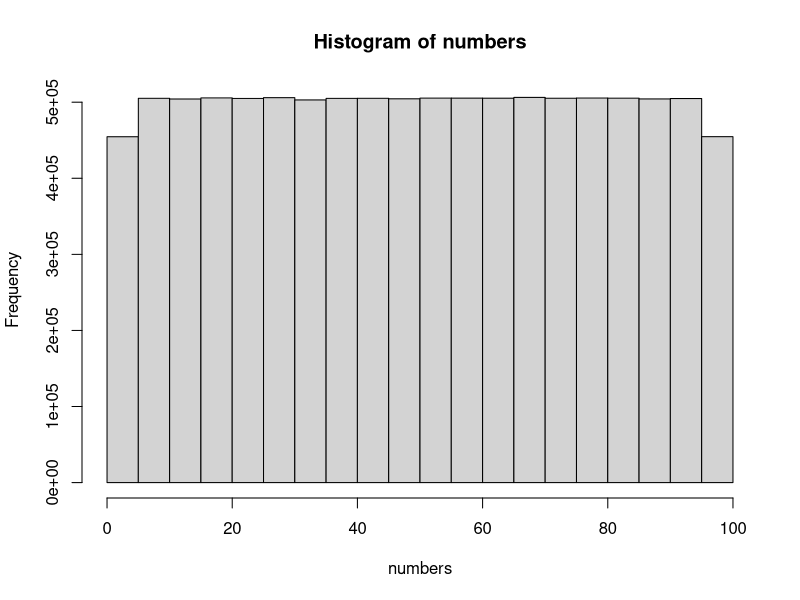

Here is the R script that generated this plot: (Note: this script raises an error after producing the figure.)
# ------------------------------------------------------------------------------
# Guessing Game Exercise
# ------------------------------------------------------------------------------
# October 2021
# Pete Arnold
# ------------------------------------------------------------------------------

# Step 0. Display something so we know we are working.
print("Hello, world!")

# Step 1. Think of a number.
# Generate a random number between 1 and 100 (inclusive). There are other
# solutions, for example, n <- as.integer(runif(1) * 100).
# This is a function call that gets 1 number in the range 1 to 100 from a
# uniform distribution (we'll cover that later).
number <- runif(1, 1, 100)
# But we should only allow whole numbers as decimals would be hard to guess
# exactly, so we round 'number' to zero decimal place and save the value back to
# 'number'.
number <- round(number, 0)

# We can, in fact, do this is one step.
number <- round(runif(1, 1, 100), 0)

# ------------------------------------------------------------------------------

# How shall we check that this is correct?
# Make n large and see the statistics of the values are saying.
# It is good practice to put numbers that might vary in named variables.

# Define a large number.
count <- 10000000
# Get that many numbers - this will be a long list called numbers.
numbers <- round(runif(count, 1, 100), 0)
# We can plot a histogram of those numbers to see if it looks right.
hist(numbers)
# We can do the basic descriptive statistics and see if they look right.
summary(numbers)

# ------------------------------------------------------------------------------

# And, as they are numbers, we can write some code to check them for us.
# Here we have textual data, Min. and Max., which we indicate is text by placing
# quotes around them (they are referred to as strings (of characters)).
# The square brackets []allow us to access a paricular data entry in a list.
# The 'if' statement reads like it is written and will run the first section of
# code if the check on the 'if' line is TRUE and the second if it is FALSE.
check <- summary(numbers)
if ((check['Min.'] == 1) & (check['Max.'] == 100)) {
    print("Number range is OK.")
} else {
    print("Number range is not as intended!")
}

# ------------------------------------------------------------------------------

# 2. Get the user to make a guess.

guess <- readline(prompt="Enter a number:")

# ------------------------------------------------------------------------------

# 3. How do we check that we have a number?
# Convert the entered string to a number - as.numeric() will do this and, if the
# string is not a number it will return NA.
guess <- as.numeric(guess)

# Now all we need to do is check if the guess is NA. If not, it must be a
# number. If it is NA, we'll stop and print out a message to tell the user.
# This kind of checking is done with an 'if' statement - if the contents of the
# brackets after the if are TRUE, the next section is run. If FALSE, it is
# skipped.
if (is.na(guess)){
    stop("That guess was not a number!\n")
}

# ------------------------------------------------------------------------------

# 4. How do we check if the guess matches the number?
# 4.1
if (guess == number){
    print("You guessed correctly!")
}
# 4.2
if (guess == number){
    print("You guessed correctly!")
} else {
    print("You guessed wrong!")
}
# 4.3
have_guessed <- guess == number
if (have_guessed == TRUE){
    print("You guessed correctly!")
} else {
    print("You guessed wrong!")
}

# ------------------------------------------------------------------------------

# 5. Do it again - use a loop - one with for, one with while and one with
# repeat.

# This is all the one-guess code.
number <- runif(1, 1, 100)
number <- round(number, 0)
guess <- readline(prompt="Enter a number:")
guess <- as.numeric(guess)
if (is.na(guess)){
    stop("That guess was not a number!\n")
}
have_guessed <- guess == number
if (have_guessed == TRUE){
    print("You guessed correctly!")
} else {
    print("You guessed wrong!")
}

# This is the for-loop code.
number <- runif(1, 1, 100)
number <- round(number, 0)
attempts <- 0
steps <- 10
for (step in 1: steps){
    guess <- readline(prompt="Enter a number:")
    guess <- as.numeric(guess)
    if (is.na(guess)){
        stop("That guess was not a number!\n")
    }
    have_guessed <- guess == number
    attempts <- attempts + 1
    if (have_guessed == TRUE){
        print("You guessed correctly!")
        break
    } else {
        print("You guessed wrong!")
    }
}

# This is the while-loop code.
number <- runif(1, 1, 100)
number <- round(number, 0)
attempts <- 0
have_guessed <- FALSE
while(have_guessed == FALSE){
    guess <- readline(prompt="Enter a number:")
    guess <- as.numeric(guess)
    if (is.na(guess)){
        stop("That guess was not a number!\n")
    }
    have_guessed <- guess == number
    attempts <- attempts + 1
    if (have_guessed == TRUE){
        print("You guessed correctly!")
    } else {
        print("You guessed wrong!")
    }
}

# This is the repeat-loop code.
number <- runif(1, 1, 100)
number <- round(number, 0)
attempts <- 0
repeat{
    guess <- readline(prompt="Enter a number:")
    guess <- as.numeric(guess)
    if (is.na(guess)){
        stop("That guess was not a number!\n")
    }
    have_guessed <- guess == number
    attempts <- attempts + 1
    if (have_guessed == TRUE){
        print("You guessed correctly!")
        break
    } else {
        print("You guessed wrong!")
    }
}

# ------------------------------------------------------------------------------

# 7. Messing with the code.
# 7.1 Improving the messages.
# This is the repeat-loop code.
number <- runif(1, 1, 100)
number <- round(number, 0)
attempts <- 0
repeat{
    guess_string <- readline(prompt="Enter a number:")
    guess <- as.numeric(guess_string)
    if (is.na(guess)){
        stop(paste("That guess (", guess_string, ") was not a number!\n"))
    }
    have_guessed <- guess == number
    attempts <- attempts + 1
    if (have_guessed == TRUE){
        cat("You guessed correctly, it was", number, "!\n")
        cat("You took", attempts, "goes to guess.\n")
        break
    } else {
        cat("You guessed wrong, it wasn't", guess, "!\n")
    }
}

# 7.2 Improve the error handling.
number <- runif(1, 1, 100)
number <- round(number, 0)
attempts <- 0
repeat{
    guess_string <- readline(prompt="Enter a number:")
    guess <- as.numeric(guess_string)
    if (is.na(guess)){
        cat("That guess (", guess_string, ") was not a number!\n")
        next
    }
    have_guessed <- guess == number
    attempts <- attempts + 1
    if (have_guessed == TRUE){
        cat("You guessed correctly, it was", number, "!\n")
        cat("You took", attempts, "goes to guess.\n")
        break
    } else {
        cat("You guessed wrong, it wasn't", guess, "!\n")
    }
}

# 7.3 An explicit way out.
number <- runif(1, 1, 100)
number <- round(number, 0)
attempts <- 0
repeat{
    guess_string <- readline(prompt="Enter a number:")
    if (guess_string == 'q'){
        break
    }
    guess <- as.numeric(guess_string)
    if (is.na(guess)){
        cat("That guess (", guess_string, ") was not a number!\n")
        next
    }
    have_guessed <- guess == number
    attempts <- attempts + 1
    if (have_guessed == TRUE){
        cat("You guessed correctly, it was", number, "!\n")
        cat("You took", attempts, "goes to guess.\n")
        break
    } else {
        cat("You guessed wrong, it wasn't", guess, "!\n")
    }
}

# 7.4 With clues.
number <- runif(1, 1, 100)
number <- round(number, 0)
attempts <- 0
repeat{
    guess_string <- readline(prompt="Enter a number:")
    if (guess_string == 'q'){
        break
    }
    guess <- as.numeric(guess_string)
    if (is.na(guess)){
        cat("That guess (", guess_string, ") was not a number!\n")
        next
    }
    have_guessed <- guess == number
    attempts <- attempts + 1
    if (have_guessed == TRUE){
        cat("You guessed correctly, it was", number, "!\n")
        cat("You took", attempts, "goes to guess.\n")
        break
    } else {
        if (guess > number) {
            cat("You guessed too high, it wasn't", guess, "!\n")
        } else {
            cat("You guessed too low, it wasn't", guess, "!\n")
        }
    }
}

# 7.5 Save the guesses.
number <- runif(1, 1, 100)
number <- round(number, 0)
attempts <- 0
guesses <- vector()
repeat{
    guess_string <- readline(prompt="Enter a number:")
    if (guess_string == "q"){
        break
    }
    guess <- as.numeric(guess_string)
    if (is.na(guess)){
        cat("That guess (", guess_string, ") was not a number!\n")
        next
    }
    guesses <- c(guesses, guess)
    have_guessed <- guess == number
    attempts <- attempts + 1
    if (have_guessed == TRUE){
        cat("You guessed correctly, it was", number, "!\n")
        cat("You took", attempts, "goes to guess.\n")
        break
    } else {
        if (guess > number) {
            cat("You guessed too high, it wasn't", guess, "!\n")
        } else {
            cat("You guessed too low, it wasn't", guess, "!\n")
        }
    }
}
print("You guessed the following values:")
print(guesses)
plot(guesses, type='l')
abline(h=number, col='red')

# 7.6 Move the number.
number <- runif(1, 1, 100)
number <- round(number, 0)
attempts <- 0
change <- 3
guesses <- vector()
numbers <- c(number)
repeat{
    guess_string <- readline(prompt="Enter a number:")
    if (guess_string == "q"){
        break
    }
    guess <- as.numeric(guess_string)
    if (is.na(guess)){
        cat("That guess (", guess_string, ") was not a number!\n")
        next
    }
    guesses <- c(guesses, guess)
    have_guessed <- guess == number
    attempts <- attempts + 1
    if (have_guessed == TRUE){
        cat("You guessed correctly, it was", number, "!\n")
        cat("You took", attempts, "goes to guess.\n")
        break
    } else {
        if (guess > number) {
            cat("You guessed too high, it wasn't", guess, "!\n")
        } else {
            cat("You guessed too low, it wasn't", guess, "!\n")
        }
        number <- number + round(runif(1, -change, change), 0)
        numbers <- c(numbers, number)
    }
}
print("You guessed the following values:")
print(guesses)
plot(guesses, type='l', col='blue')
lines(numbers, col='red')

# ------------------------------------------------------------------------------
